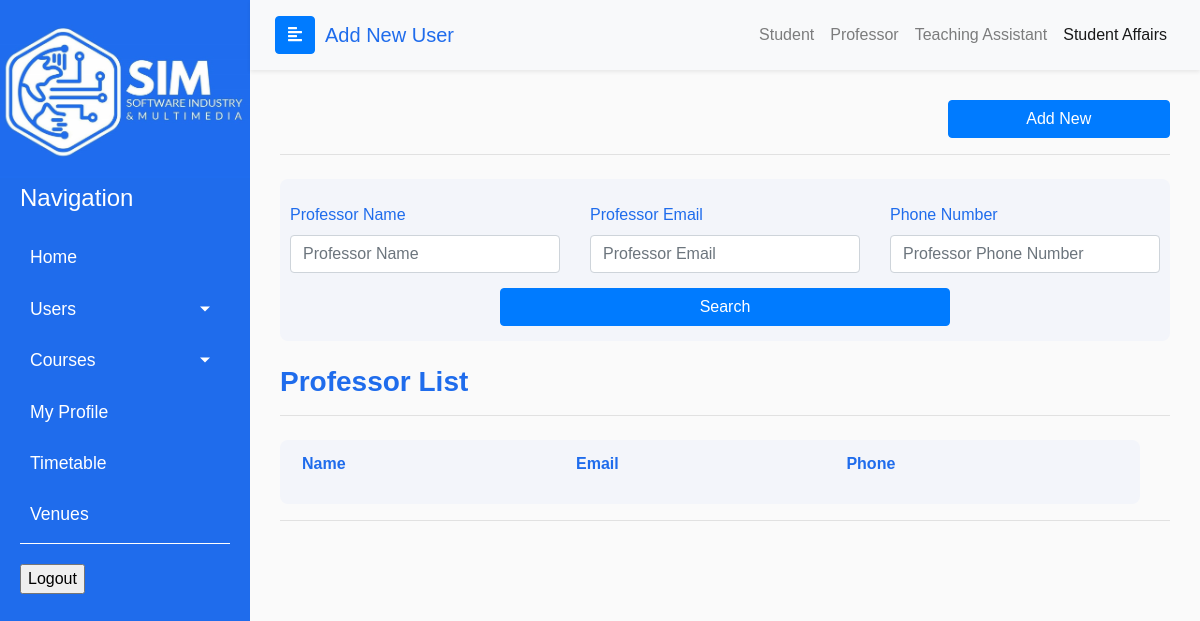
/admin/Professors.php, run on an earlier commit of the app's database.
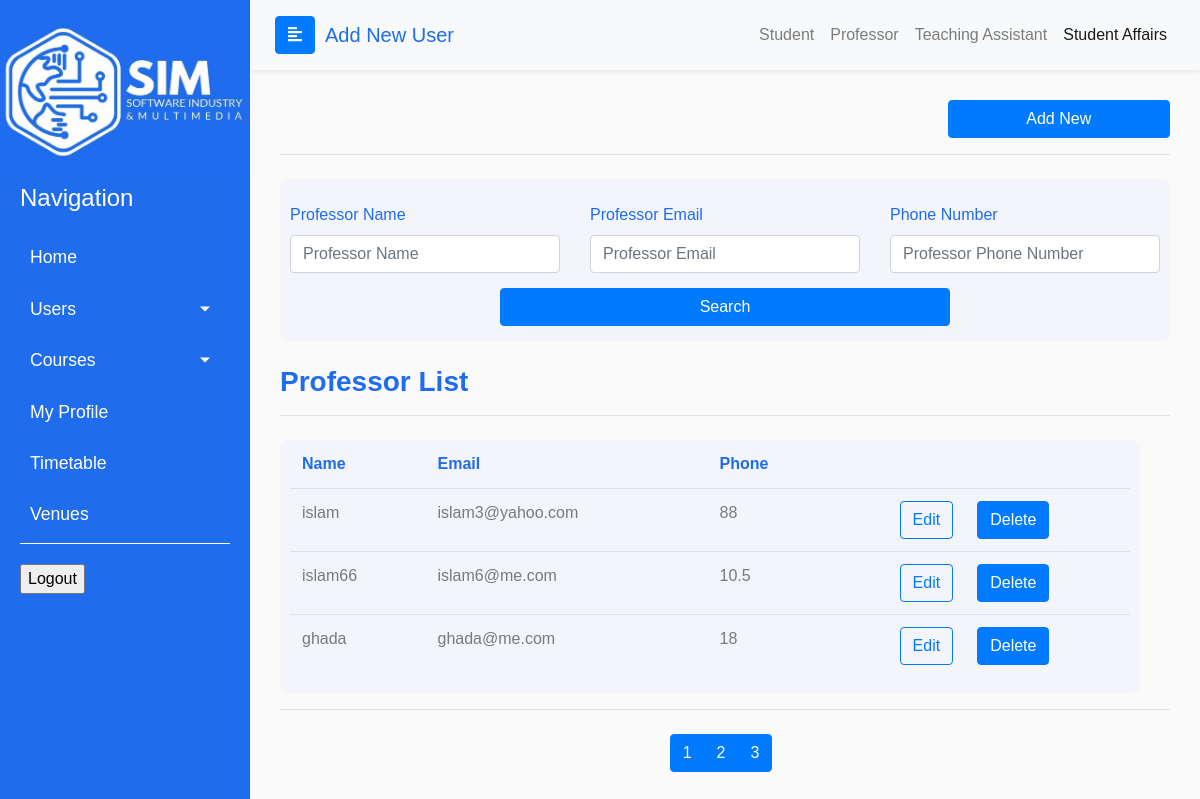
And on a later commit of the database.
### tables this page shows
CREATE TABLE `professors` (
  `id_user` int(12) NOT NULL,
  `id_instructor` int(14) NOT NULL,
  `description` varchar(255) NOT NULL
);

CREATE TABLE `users` (
  `id` int(12) NOT NULL,
  `first_name` varchar(255) NOT NULL,
  `middle_name` varchar(255) NOT NULL,
  `last_name` varchar(255) NOT NULL,
  `national_id` bigint(14) NOT NULL,
  `type` varchar(255) NOT NULL,
  `email` varchar(255) NOT NULL,
  `password` varchar(255) NOT NULL,
  `gender` varchar(255) NOT NULL,
  `mobile_number` varchar(255) NOT NULL,
  `home_number` varchar(255) DEFAULT NULL,
  `image_path` text DEFAULT 'profile_images\\profile.png'
);

### includes/Admin/professors/functions.php (called while the page is built, shortened)
<?php
include_once dirname(__FILE__, 2) . "\\utils\\iniclude_utils_files.php";
function showProfessors()
{
    $data = getProfessorsData();
    printCommonData($data);
}
function getProfessorsData()
{
    global $professorsTable;
    list($per_page, $page_1, $_, $_) = getRowsPerPage($professorsTable);
    $mainSqlQuery = "SELECT p.*, u.*
                        FROM {$professorsTable} p
                        join users u
                            on p.id_user = u.id
                        limit {$page_1}, {$per_page}";
    $dataBaseConnection = connectToDataBase();
    $result = mysqli_query($dataBaseConnection, $mainSqlQuery);
    $professorsData = array();
    $count = 0;
    while ($row = $result->fetch_assoc()) {
        $professorsData[$count++] = $row;
    }
    return $professorsData;
}

### includes/utils/variables.php (called while the page is built, shortened)
<?php
$professorsTable = "professors";
$rowsPerPage = 3;

### includes/Admin/utils/all.php (called while the page is built, shortened)
<?php
include_once "iniclude_utils_files.php";
function getRowsPerPage($table)
{
    global $rowsPerPage;
    $per_page = $rowsPerPage;
    if (isset($_GET['page'])) {
        $page = $_GET['page'];
    } else {
        $page = "";
    }
    if ($page == "" || $page == 1) {
        $page_1 = 0;
    } else {
        $page_1 = ($page * $per_page) - $per_page;
    }
    $dataBaseConnection = connectToDataBase();
    $post_query_count = "SELECT * FROM {$table}";
    $result = mysqli_query($dataBaseConnection, $post_query_count);
    $count = mysqli_num_rows($result);
    $count  = ceil($count / $per_page);
    return array($per_page, $page_1, $count, $page);
}

### includes/Admin/utils/print_functions.php (the view, shortened to what the changed rows need)
<?php
function printCommonData($data)
{
    foreach ($data as $row) {
        echo "<tr>
        <td>" . $row["first_name"] . "</td> <td>" . $row["email"] . "</td>
        <td>" . $row["mobile_number"] . "</td> <td>";
        aElement("btn btn-outline-primary right-btn", "edit", $row['id_user'], "update_ta.php?id={$row['id_user']}", "Edit");
        echo "<td>";
?>
        <form action="" method="POST">
            <input type="submit" value="Delete" name="delete" class="btn btn-primary">
        </form>
    <?php
        echo "</td></tr>";
    }
}
        ?>

### admin/Professors.php (shortened to what the changed rows need)
<?php
include dirname(__FILE__, 2) . "\\includes\\Admin\\callable_functions.php";
?>
<!DOCTYPE html>
<html>
<head>
    <link rel="stylesheet" href="https://stackpath.bootstrapcdn.com/bootstrap/4.1.0/css/bootstrap.min.css">
    <link rel="stylesheet" href="stu_prof.css">
    <link rel="stylesheet" href="css/tables.css">
    <link rel="stylesheet" href="../css/rootStyles.css">
    <link rel="stylesheet" href="https://cdnjs.cloudflare.com/ajax/libs/malihu-custom-scrollbar-plugin/3.1.5/jquery.mCustomScrollbar.min.css">
</head>
<body>
    <div class="wrapper">
    <?php
            include dirname(__FILE__, 2) . "\\includes\\admin_sidebar.php";
        ?>
        <div id="content">
            <div class="page-body">
                <br>
                <div class="container-fluid">
                    <div class="row table-container table-responsive">
                        <table class="table">
                            <thead>
                                <tr style="color:rgb(31,108,236);">
                                    <th scope="col">Name</th>
                                    <th scope="col">Email</th>
                                    <th scope="col">Phone</th>
                                </tr>
                            </thead>
                            <tbody style="color: rgb(0,0,0,0.5);">
                                <?php
                                searchProfessor();
                                ?>
                            </tbody>
                        </table>
                    </div>
                </div>
                <div class="btn-toolbar justify-content-center" role="toolbar" aria-label="Toolbar with button groups">
                    <div class="btn-group mr-2" role="group" aria-label="First group">
                        <?php
                        list($per_page, $page_1, $count, $page) = getRowsPerPage("professors");
                        for ($i = 1; $i <= $count; $i++) {
                            if ($i == $page) {
                                echo "<button type='button' class='btn btn-primary'><a class='active_link' href='Professors.php?page={$i}'>{$i}</a></button>";
                            } else {
                                echo "<button type='button' class='btn btn-primary'><a class='active_link' href='Professors.php?page={$i}'>{$i}</a></button>";
                            }
                        }
                        ?>
                    </div>
                </div>
                <br>
            </div>
        </div>
    </div>
</body>
</html>

### includes/utils/helper.php (shortened to what the changed rows need)
<?php
include_once "variables.php";
function aElement($class, $name, $value, $href, $text)
{
    $a = " <a class='$class' name='$name' value='$value' href='$href'>$text</a>";
    echo $a;
}
function checkResultQuery($result, $conn, $source=null)
{
    return true;
}

What changed in the data, as far as the page shows it:
added professors: id_user.first_name "islam", id_user.email "islam3@yahoo.com", id_user.mobile_number "88"
added professors: id_user.first_name "islam66", id_user.email "islam6@me.com", id_user.mobile_number "10.5"
added professors: id_user.first_name "ghada", id_user.email "ghada@me.com", id_user.mobile_number "18"
Also different on the page:
new list line: "1"
new list line: "2"
new list line: "3"
